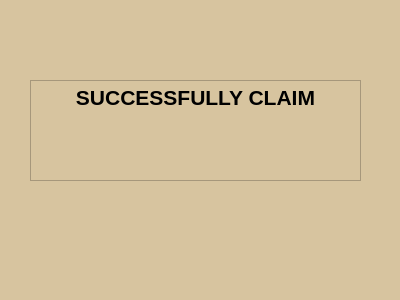
<?xml version="1.0" encoding="UTF-8"?>
<ui version="4.0">
 <class>Form</class>
 <widget class="QWidget" name="Form">
  <property name="geometry">
   <rect>
    <x>0</x>
    <y>0</y>
    <width>400</width>
    <height>300</height>
   </rect>
  </property>
  <property name="windowTitle">
   <string>Form</string>
  </property>
  <widget class="QWidget" name="widget" native="true">
   <property name="geometry">
    <rect>
     <x>0</x>
     <y>0</y>
     <width>421</width>
     <height>311</height>
    </rect>
   </property>
   <property name="styleSheet">
    <string notr="true">background-color:rgb(215, 196, 159)</string>
   </property>
   <widget class="QTextEdit" name="textEdit">
    <property name="geometry">
     <rect>
      <x>30</x>
      <y>80</y>
      <width>331</width>
      <height>101</height>
     </rect>
    </property>
    <property name="whatsThis">
     <string>&lt;html&gt;&lt;head/&gt;&lt;body&gt;&lt;p align=&quot;center&quot;&gt;&lt;span style=&quot; font-size:14pt; font-weight:600;&quot;&gt;SUCCESFULLY CLAIM&lt;/span&gt;&lt;/p&gt;&lt;/body&gt;&lt;/html&gt;</string>
    </property>
    <property name="readOnly">
     <bool>true</bool>
    </property>
    <property name="html">
     <string>&lt;!DOCTYPE HTML PUBLIC &quot;-//W3C//DTD HTML 4.0//EN&quot; &quot;http://www.w3.org/TR/REC-html40/strict.dtd&quot;&gt;
&lt;html&gt;&lt;head&gt;&lt;meta name=&quot;qrichtext&quot; content=&quot;1&quot; /&gt;&lt;style type=&quot;text/css&quot;&gt;
p, li { white-space: pre-wrap; }
&lt;/style&gt;&lt;/head&gt;&lt;body style=&quot; font-family:'MS Shell Dlg 2'; font-size:8.25pt; font-weight:400; font-style:normal;&quot;&gt;
&lt;p align=&quot;center&quot; style=&quot; margin-top:0px; margin-bottom:0px; margin-left:0px; margin-right:0px; -qt-block-indent:0; text-indent:0px;&quot;&gt;&lt;span style=&quot; font-size:16pt; font-weight:600;&quot;&gt;SUCCESSFULLY CLAIM&lt;/span&gt;&lt;/p&gt;&lt;/body&gt;&lt;/html&gt;</string>
    </property>
   </widget>
  </widget>
 </widget>
 <resources/>
 <connections/>
</ui>
